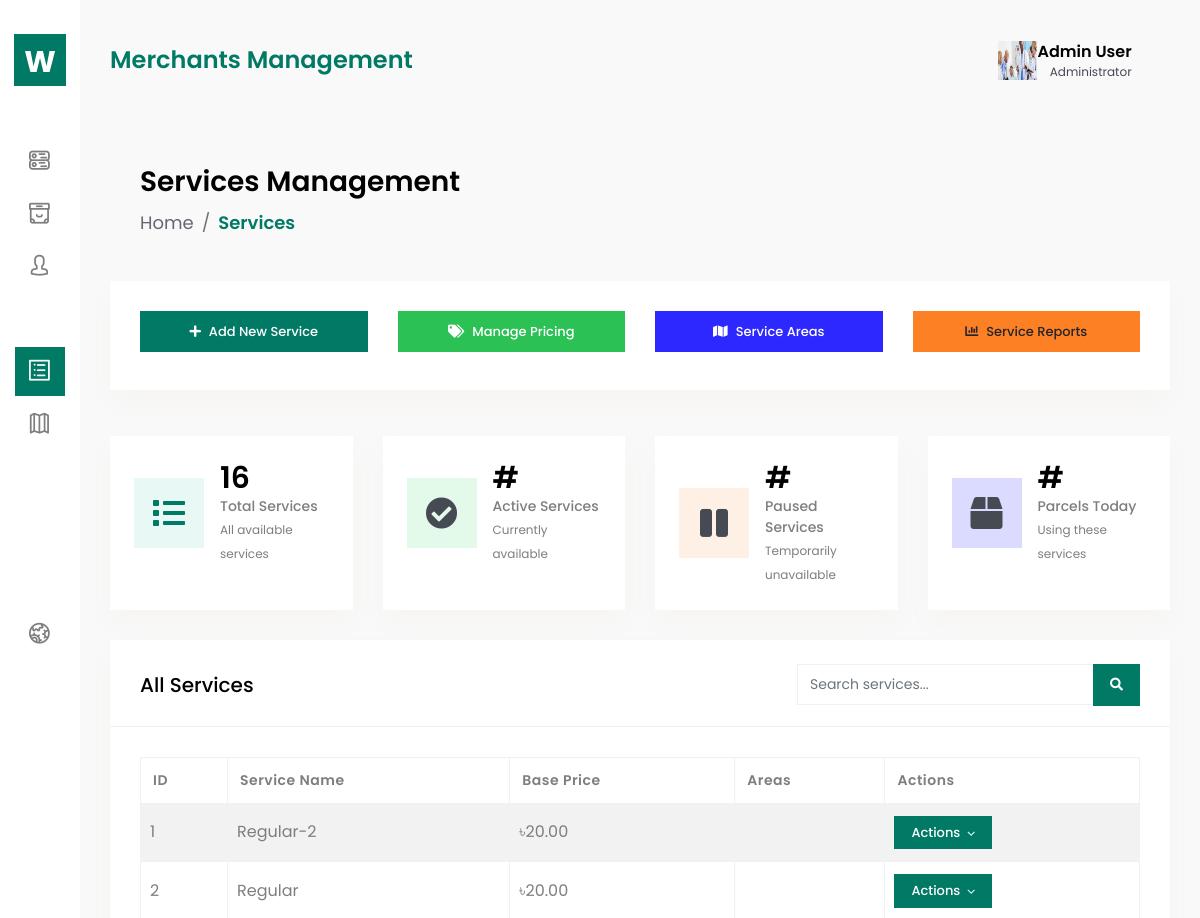
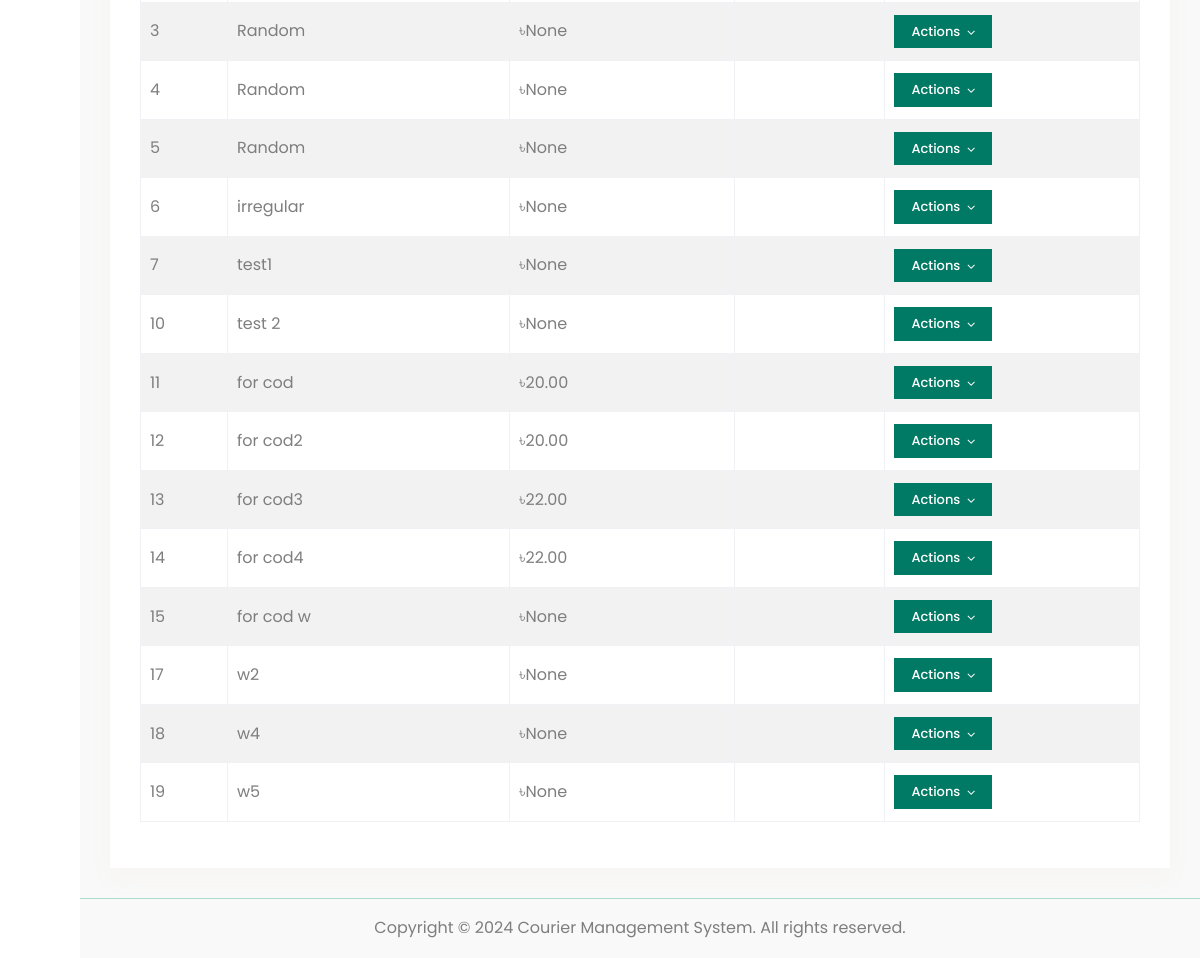
Page /logistics/service/ on the earlier database version (2 pictures, top to bottom).
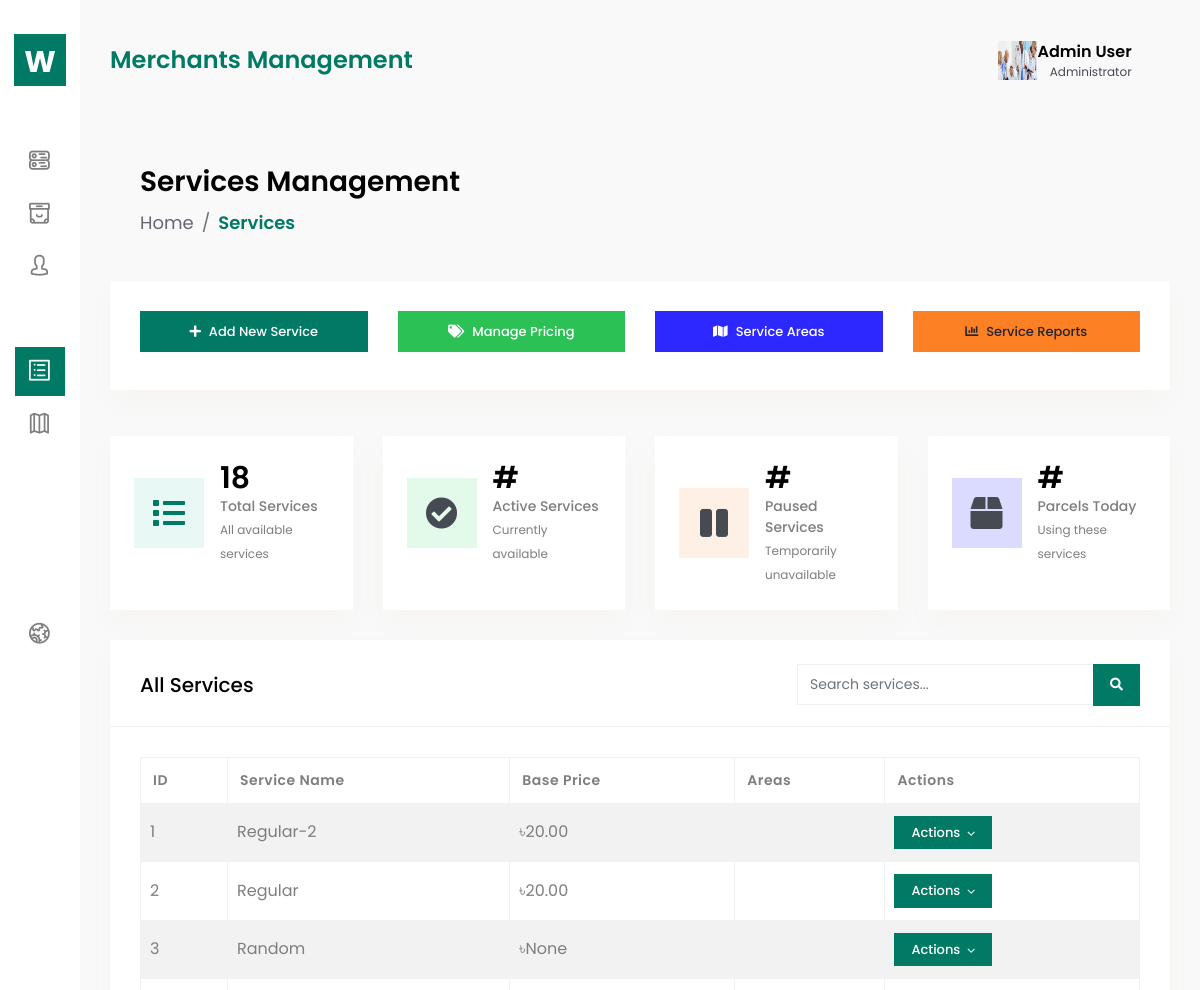
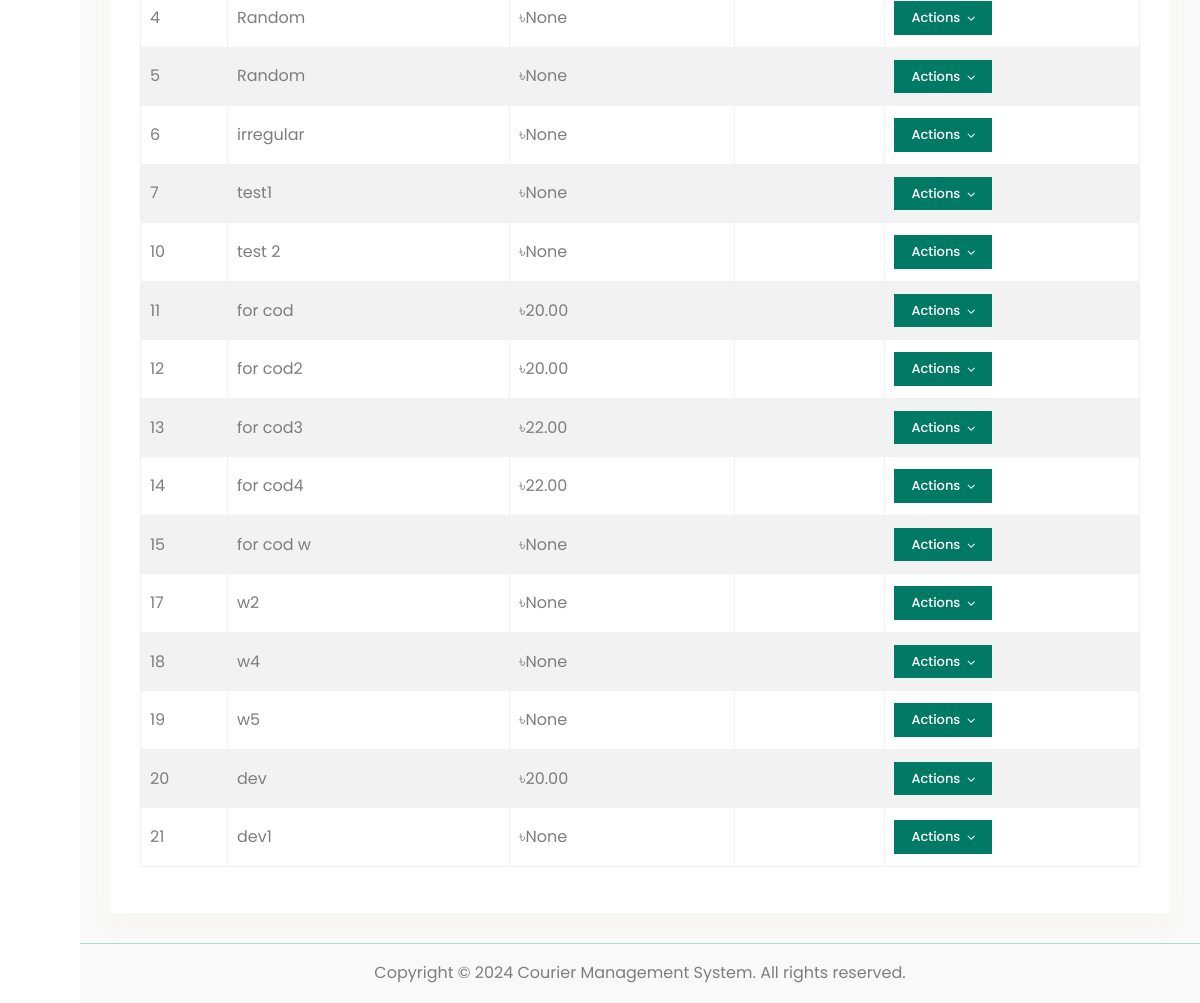
Same page on the later database version (2 pictures, top to bottom).
### logistics/models.py (models this page shows, shortened)
class Service(models.Model):
    service_id = models.AutoField(primary_key=True)
    service_name = models.CharField(max_length=100)
    base_price = models.DecimalField(max_digits=20, decimal_places=2, null=True,blank=True)
    is_weight_based = models.BooleanField(default=False, null=True, blank=True)
    service_merchant_id = models.ForeignKey('accounts.Merchant', on_delete=models.CASCADE, related_name='services_merchant', null=True,blank=True)
    customer = models.ForeignKey( "accounts.Customer", on_delete=models.CASCADE, null=True, blank=True,related_name="customerservices")
    customer_cod_amount = models.DecimalField(max_digits=10, decimal_places=2, null=True, blank=True)
    percentage_cod=models.DecimalField(max_digits=5, decimal_places=2, null=True, blank=True)
    calculated_cod_amount = models.DecimalField(max_digits=10, decimal_places=2, null=True, blank=True)
    cod_option = models.CharField(
        max_length=10,
        choices=(("no", "No COD"), ("yes", "COD")),
        default="no"
    )
    dhaka_city_price = models.DecimalField(max_digits=20, decimal_places=2, null=True, blank=True)
    sub_city_price = models.DecimalField(max_digits=20, decimal_places=2, null=True, blank=True)
    out_of_dhaka_price = models.DecimalField(max_digits=20, decimal_places=2, null=True, blank=True)
    service_parcel = models.CharField(max_length=100, null=True, blank=True)
    created_at = models.DateTimeField(auto_now_add=True)
    updated_at = models.DateTimeField(auto_now=True)
    service_area = models.ManyToManyField('Area', related_name='service_area')

### logistics/views.py (the view)
# urls.py: path('service/', views.service, name='service'),
def service(request):
    services = Service.objects.all()  # Get all services
    total_services = services.count()
    context = {
        'services': services,
        'total_services': total_services,
    }
    return render(request, 'logistics/service.html', context)

### logistics/templates/logistics/service.html (shortened to what the changed rows need)
{%extends "base.html"%}
{%block content%}
        <div class="content-body">
            <div class="container-fluid">
                <div class="row">
                    <div class="col-xl-3 col-lg-6 col-sm-6">
                        <div class="widget-stat card">
                            <div class="card-body p-4">
                                <div class="media ai-icon">
                                    <div class="media-body">
                                        <h3 class="mb-0 text-black">{{total_services}}</h3>
                                        <p class="mb-0">Total Services</p>
                                        <small>All available services</small>
                                    </div>
                                </div>
                            </div>
                        </div>
                    </div>
                </div>
                <div class="row">
                    <div class="col-12">
                        <div class="card">
                            <div class="card-body">
                                <div class="table-responsive">
                                    <table id="servicesTable" class="table table-striped table-bordered">
                                        <thead>
                                            <tr>
                                                <th>ID</th>
                                                <th>Service Name</th>
                                                <th>Base Price</th>
                                                <th>Areas</th>
                                                <th>Actions</th>
                                            </tr>
                                        </thead>
                                        <tbody>
    {% for service in services %}
    <tr>
        <td>{{ service.service_id }}</td>
        <td>{{ service.service_name }}</td>
        <td>৳{{ service.base_price }}</td>
        <td>{{ service.service_areas }}</td>
        <td>
            <div class="dropdown">
                <button class="btn btn-primary btn-sm dropdown-toggle" type="button" data-toggle="dropdown">
                    Actions
                </button>
            </div>
        </td>
    </tr>
    {% empty %}
    <tr>
        <td colspan="8">No services found.</td>
    </tr>
    {% endfor %}
</tbody>
                                    </table>
                                </div>
                            </div>
                        </div>
                    </div>
                </div>
            </div>
        </div>
        {%endblock%}

Differences in the rows shown:
added Service: service_id "20", service_name "dev", base_price "20.00"
added Service: service_id "21", service_name "dev1", base_price "None"
Other differences:
{{ total_services }}: "16" → "18"
